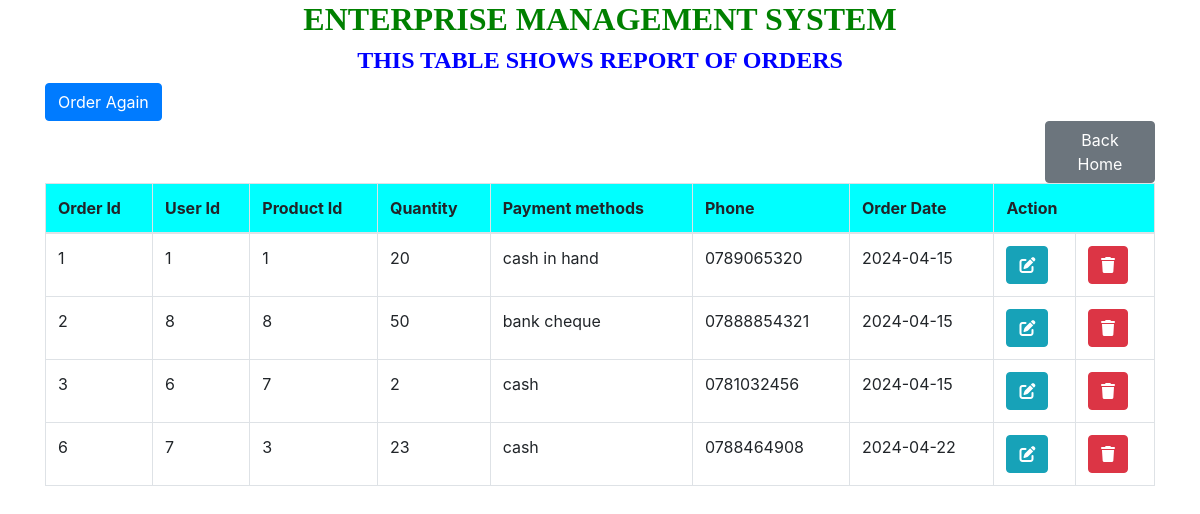
The page /vieworder.php on the database its author committed.
### tables this page shows
CREATE TABLE `customerorders` (
  `order_id` int(11) NOT NULL,
  `user_id` int(11) DEFAULT NULL,
  `product_id` int(11) DEFAULT NULL,
  `quantity` int(11) DEFAULT NULL,
  `paymentmethods` varchar(50) DEFAULT NULL,
  `phone` varchar(255) NOT NULL,
  `order_date` date DEFAULT NULL
);

### vieworder.php (the view, shortened to what this page needs)
<!DOCTYPE html>
<html>
<head>
    <link href="https://stackpath.bootstrapcdn.com/bootstrap/4.5.2/css/bootstrap.min.css" rel="stylesheet">
    <link href="https://cdnjs.cloudflare.com/ajax/libs/font-awesome/6.0.0-beta3/css/all.min.css" rel="stylesheet">
</head>
<body>
    <div class="container">
        <h2 style="text-align: center; font-family: century; font-weight: bold; color: green;">ENTERPRISE MANAGEMENT SYSTEM</h2>
        <h4 style="text-align: center; font-family: century; font-weight: bold; color:blue;">THIS TABLE SHOWS REPORT OF ORDERS </h4>
        <a href="order.php" class="btn btn-primary" style="margin-top: 0px;">Order Again</a>
        <a href="home.php" class="btn btn-secondary" style="margin-left: 1000px;">Back Home</a>
        <table class="table table-bordered" style="margin-left:0px;">
            <thead bgcolor="aqua">
                <tr>
                    <th>Order Id</th>
                    <th>User Id</th>
                    <th>Product Id</th>
                    <th>Quantity</th>
                    <th>Payment methods</th>
                    <th>Phone</th>
                    <th>Order Date</th>
                    <th colspan="2">Action</th>
                </tr>
            </thead>
            <tbody>
                <?php
                include "dbconnection.php";
                $sql = "SELECT * FROM customerorders";
                $result = $connection->query($sql);
                while ($row = $result->fetch_assoc()) {
                    echo "
                    <tr>
                        <td>{$row['order_id']}</td>
                        <td>{$row['user_id']}</td>
                        <td>{$row['product_id']}</td>
                        <td>{$row['quantity']}</td>
                        <td>{$row['paymentmethods']}</td>
                        <td>{$row['phone']}</td>
                        <td>{$row['order_date']}</td>
                        <td>
                            <a href='/Enterprise_management_system/editorder.php?order_id={$row['order_id']}' class='btn btn-info'><i class='fas fa-edit'></i></a>
                            <td>
                             <a href='/Enterprise_management_system/deleteorder.php?order_id={$row['order_id']}' class='btn btn-danger'><i class='fas fa-trash'></i></a>
                        </td>
                    </tr>
                    ";
                }
                ?>
            </tbody>
        </table>
    </div>
</body>
</html>

### rows shown on the page
customerorders: order_id "1", user "1", product "1", quantity "20", paymentmethods "cash in hand", phone "0789065320", order_date "2024-04-15"
customerorders: order_id "2", user "8", product "8", quantity "50", paymentmethods "bank cheque", phone "07888854321", order_date "2024-04-15"
customerorders: order_id "3", user "6", product "7", quantity "2", paymentmethods "cash", phone "0781032456", order_date "2024-04-15"
customerorders: order_id "6", user "7", product "3", quantity "23", paymentmethods "cash", phone "0788464908", order_date "2024-04-22"
